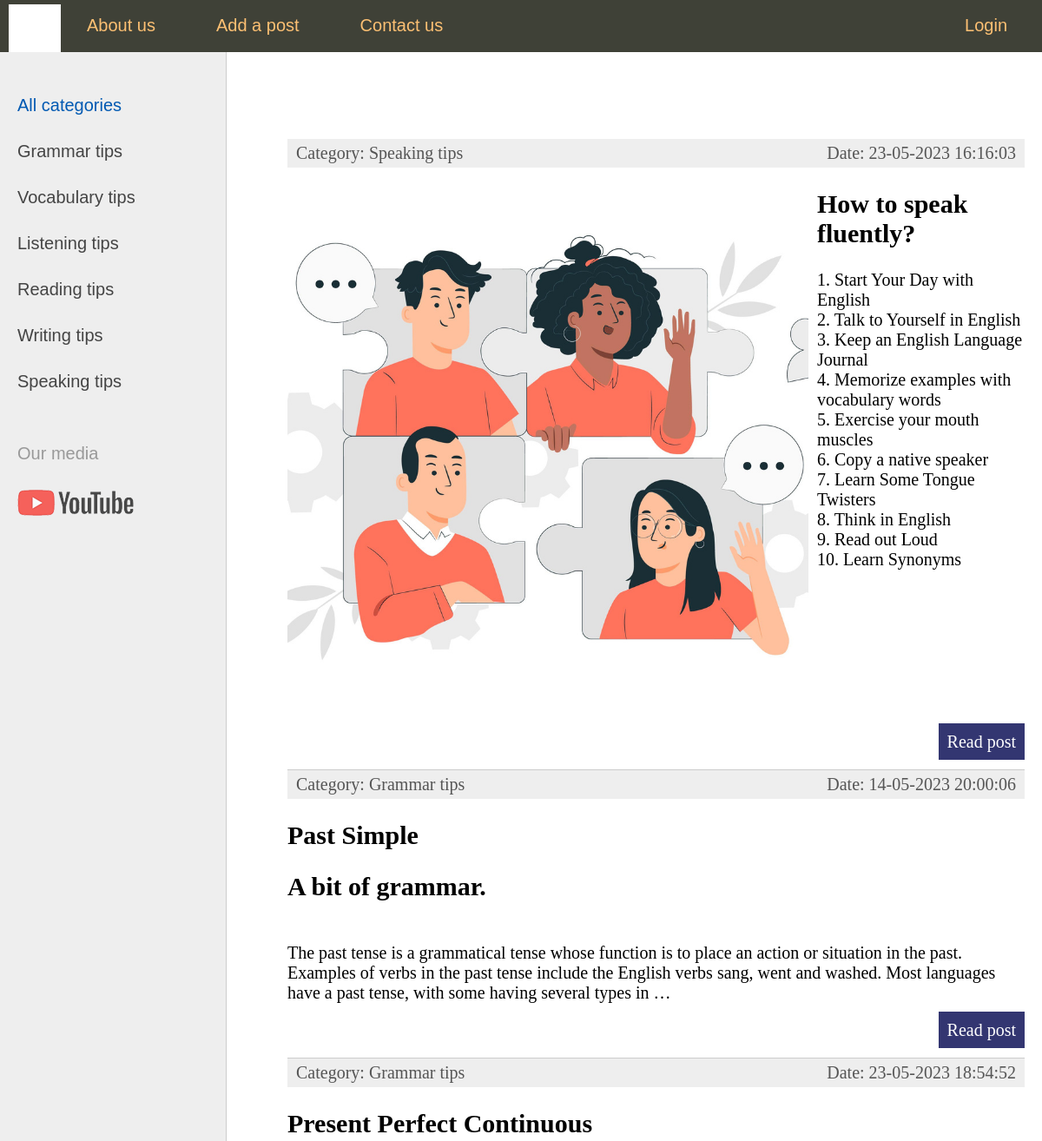
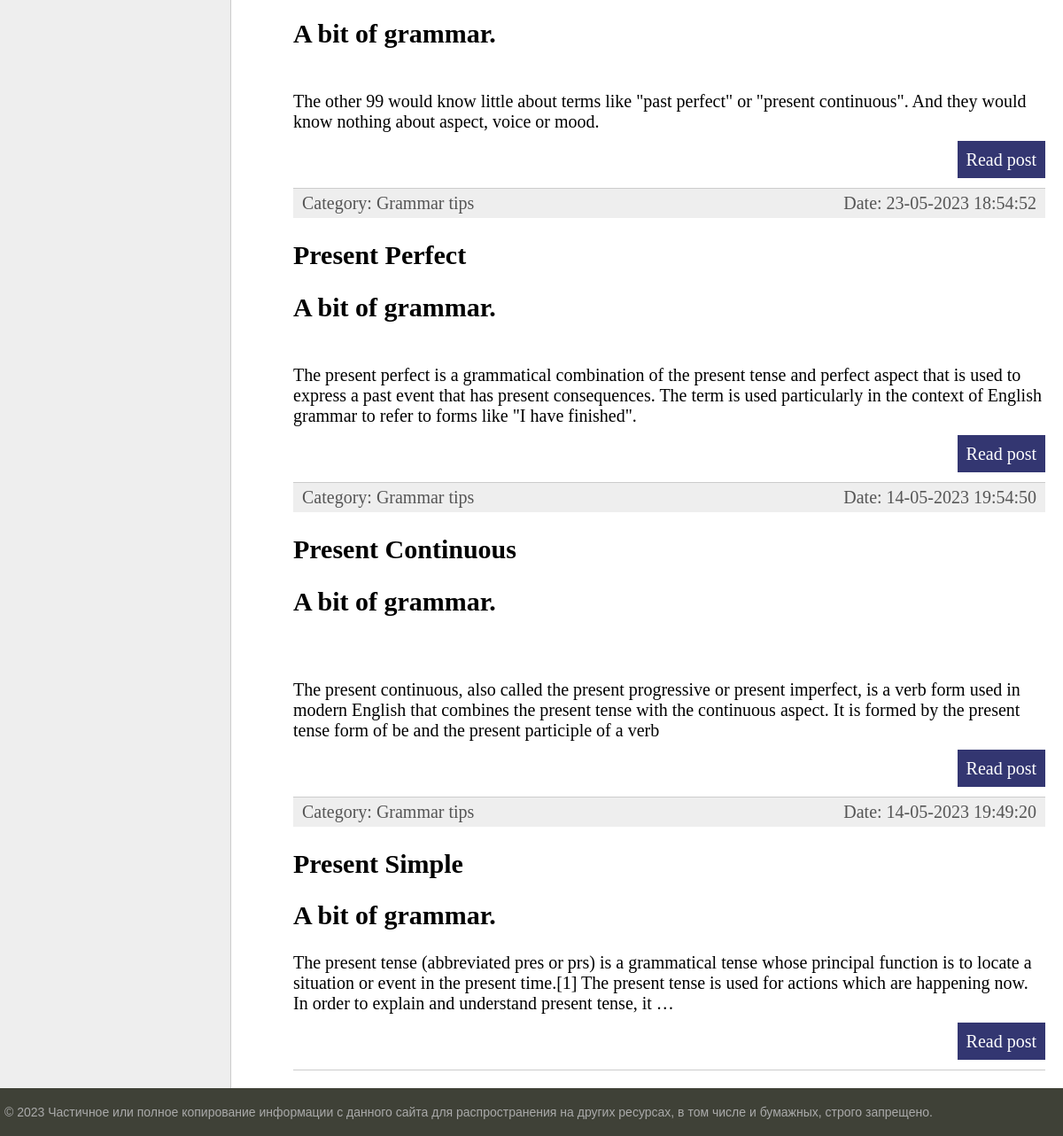
The page / on the database its author committed (2 pictures, top to bottom).
### blog/models.py (models this page shows, shortened)
class Category(models.Model):
    name = models.CharField(max_length=100, db_index=True, verbose_name='Category')
    def __str__(self):
        return self.name
    class Meta:
        verbose_name = 'Category'
        verbose_name_plural = 'Category'
        ordering = ['id']
    def get_absolute_url(self):
        return reverse('category', kwargs={'cat_id': self.pk})

class Blog(models.Model):
    title = models.CharField(max_length=255, verbose_name='topic')
    content = models.TextField(blank=True)
    photo = models.ImageField(upload_to="photos/%Y/%m/%d/")
    video = models.FileField(upload_to="videos/%Y/%m/%d/", null=True) #, validators=[FileExtesionValidator(allowed_extensions=['MOV', 'mp4', 'avi', 'mkv', 'webm'])])
    time_create = models.DateTimeField(auto_now_add=True, verbose_name='Posted')
    time_update = models.DateTimeField(auto_now=True, verbose_name='Last updated')
    is_published = models.BooleanField(default=True, verbose_name='Published')
    cat = models.ForeignKey('Category', on_delete=models.PROTECT, null=True)
    def get_absolute_url(self):
        return reverse('post', kwargs={'post_id': self.pk})
    class Meta:
        verbose_name = 'A Useful Blog'
        verbose_name_plural = 'A Useful Blog'
        ordering = ['-time_create', 'title']

### blog/views.py (the view)
# urls.py: path('', index, name='home'),
def index(request):
    posts = Blog.objects.all()
    context = {
        'posts': posts,
        'menu': menu,
        'title':'Main page',
        'cat_selected': 0,
    }
    return render(request, 'blogtemplates/index.html', context=context)

### blog/templatetags/blog_tags.py (called while the page is built)
@register.inclusion_tag('blogtemplates/list_categories.html')
def show_categories(sort=None, cat_selected=0):
    if not cat_selected:
        cats = Category.objects.all()
    else:
        cats = Category.objects.order_by(sort)
    return {"cats": cats, "cat_selected": cat_selected}

### blog/templates/blogtemplates/index.html (shortened to what this page needs)
{% extends 'blogtemplates/base.html' %}
{% block content %}
<ul class="list-articles">
	{% for p in posts %}
			<li><div class="article-panel">
	<p class="first">Category: {{p.cat}}</p>
	<p class="last">Date: {{p.time_update|date:"d-m-Y H:i:s"}}</p>
</div>
{% if p.photo %}
	<p><img class="img-article-left thumb" src="{{p.photo.url}}"></p>
{% endif %}
				<h2>{{p.title}}</h2>
	{% autoescape off %}
	{{p.content|linebreaks|truncatewords:50}}
	{% endautoescape %}
<p class="link-read-post"><a href="{{ p.get_absolute_url }}">Read post</a></p>
            </li>
    {% endfor %}
</ul>
{% endblock %}

### blog/templates/blogtemplates/base.html (shortened to what this page needs)
{% load static %}
{% load blog_tags %}
<!DOCTYPE html>
<html>
<head>
    <link type="text/css" href="{% static 'blog/css/styles.css' %}" rel="stylesheet" />
</head>
<body>
<table class="table-page" border=0 cellpadding="0" cellspacing="0">
<tr><td valign=top>
{% block mainmenu %}
    <div class="header">
        <ul id="mainmenu" class="mainmenu">
		<li class="logo"><a href="{% url 'home' %}"><div class="logo"></div></a></li>
{% for m in menu %}
	{% if not forloop.last %}
			<li><a href='{% url m.url_name %}'>{{m.title}}</a></li>
	{% else %}
			<li class="last"><a href="{% url m.url_name %}">{{m.title}}</a></li>
	{% endif %}
{% endfor %}
			</ul>
        </div>
{% endblock mainmenu %}
<table class="table-content" border=0 cellpadding="0" cellspacing="0">
<tr>
	<td valign="top" class="left-chapters">
	<ul id="leftchapters">
{% if cat_selected == 0 %}
		<li class="selected">All categories</li>
{% else %}
		<li><a href="{% url 'home' %}">All categories</a></li>
{% endif %}
{% show_categories 'pk' cat_selected %}
		<li class="share">
		<p>Our media</p>
		<a class="share-yt" href="https://www.instagram.com/naida.gadzh/" target="_blank" rel="nofollow"></a>
		</li>
	</ul>
</td>
<td valign="top" class="content">
	<div class="content-text">
{% block content %}
{% endblock %}
</div>
</td></tr></table>
</td></tr>
<tr><td valign=top>
	<div id="footer">
		<p>&copy; 2023 Частичное или полное копирование информации с данного сайта для распространения на других ресурсах, в том числе и бумажных, строго запрещено.</p>
	</div>
</td></tr></table>
</body>
</html>

### blog/templates/blogtemplates/list_categories.html
{% for c in cats %}
	{% if c.pk == cat_selected %}
		<li class="selected">{{c.name}}</li>
	{% else %}
		<li><a href="{{ c.get_absolute_url }}">{{c.name}}</a></li>
	{% endif %}
{% endfor %}

### blog/static/blog/css/styles.css (style rules this page uses)
html, body { font-family: 'Arial'; margin: 0; padding: 0; height: 100%; width: 100%; color: #444; }
a { color: #0059b2; text-decoration: none; }
img { max-width: 600px; height: auto; }
img.img-article-left { max-width: 500; height: auto; float: left; padding: 0 10px 10px 0; }
img.img-article-left.thumb { max-width: 500; height: auto; }
p.link-read-post { text-align: right; }
p.link-read-post a { padding: 10px; min-width: 100px; background: #333671; color: #fff; text-decoration: none; }
div.article-panel { background: #eee; padding: 5px 10px 5px 10px; box-sizing: border-box; overflow: hidden; color: #555; }
div.article-panel p.first { margin: 0; float: left; }
div.article-panel p.last { margin: 0; float: right; }
ul.list-articles { list-style: none; margin: 0; padding: 0; }
ul.list-articles li { border-bottom: 1px solid #ccc; }
.table-page { width: 100%; height: 100%; vertical-align: top; }
.table-page tr { height: 100%; }
.header { background: #3F4137; height: 60px; }
.logo { background: url('../images/logo.png') no-repeat 10px 5px; width: 70px; height: 60px; }
ul.mainmenu { list-style: none; margin: 0; padding: 0; height: 60px; color: #fdc073; font-size: 20px; overflow: hidden; }
ul.mainmenu li { float: left; margin: 18px 40px 0 30px; }
ul.mainmenu li.logo { margin: 0; }
ul.mainmenu li.last { float: right; }
ul.mainmenu li a { color: #fdc073; text-decoration: none; }
.table-content { width: 100%; min-height: 100%; height: 100%; }
.left-chapters { margin: 0; background: #eee; border-right: 1px solid #ccc; min-height: 100%; }
.left-chapters ul { width: 230px; min-height: 100%; margin: 0; padding: 20px 10px 10px 20px; list-style: none; font-size: 20px; }
.left-chapters ul li { margin: 30px 0 0 0; color: #999; }
.left-chapters ul li.selected { color: #0059b2; }
.left-chapters ul li a { color: #444; text-decoration: none; }
.left-chapters ul li.share { margin: 60px 0 0 0; }
.left-chapters ul li.share p { margin: 30px 0 30px 0; }
.left-chapters ul li.share a { display: inline-block; width: 40px; height: 40px; margin: 0 20px 0 0; }
.left-chapters ul li.share a.share-yt { width: 100%; height: 30px; background: url('../images/share_yt.png') no-repeat 0 0 }
.content { padding: 40px 20px 20px 40px; width: 100%; box-sizing: border-box; }
.content-text { margin: 60px 0 0 30px; color: #000; font-size: 20px; font-family: Yandex Sans Display Light; }
#footer { box-sizing: border-box; background: #3F4137; padding: 5px; color: #aaa; font-size: 14px; font-family: Verdana, Geneva, Arial, Helvetica; text-align: left; overflow: hidden; }

### rows shown on the page
Category: name "Grammar tips"
Category: name "Vocabulary tips"
Category: name "Listening tips"
Category: name "Reading tips"
Category: name "Writing tips"
Category: name "Speaking tips"
Blog: cat "Speaking tips", time_update "23-05-2023 16:16:03", photo (picture), title "How to speak fluently?", content "1. Start Your Day with English 2. Talk to Yourself in English 3. Keep an English Language Journal 4. Memorize examples with vocabulary words 5. Exercise your mouth muscles 6. Copy a native speaker 7. Learn Some Tongue Twisters 8. Think in English 9. Read out Loud 10. Learn Synonyms"
Blog: cat "Grammar tips", time_update "14-05-2023 20:00:06", title "Past Simple", content "A bit of grammar. The past tense is a grammatical tense whose function is to place an action or situation in the past. Examples of verbs in the past tense include the English verbs sang, went and washed. Most languages have a past tense, with some having several types in …"
Blog: cat "Grammar tips", time_update "23-05-2023 18:54:52", title "Present Perfect Continuous", content "A bit of grammar. The other 99 would know little about terms like \"past perfect\" or \"present continuous\". And they would know nothing about aspect, voice or mood."
Blog: cat "Grammar tips", time_update "23-05-2023 18:54:52", title "Present Perfect", content "A bit of grammar. The present perfect is a grammatical combination of the present tense and perfect aspect that is used to express a past event that has present consequences. The term is used particularly in the context of English grammar to refer to forms like \"I have finished\"."
Blog: cat "Grammar tips", time_update "14-05-2023 19:54:50", title "Present Continuous", content "A bit of grammar. The present continuous, also called the present progressive or present imperfect, is a verb form used in modern English that combines the present tense with the continuous aspect. It is formed by the present tense form of be and the present participle of a verb"
Blog: cat "Grammar tips", time_update "14-05-2023 19:49:20", title "Present Simple", content "A bit of grammar. The present tense (abbreviated pres or prs) is a grammatical tense whose principal function is to locate a situation or event in the present time.[1] The present tense is used for actions which are happening now. In order to explain and understand present tense, it …"

### other values the page prints
{{ m.title }} "About us" "Add a post" "Contact us"
{{ m.title }} "Login"
